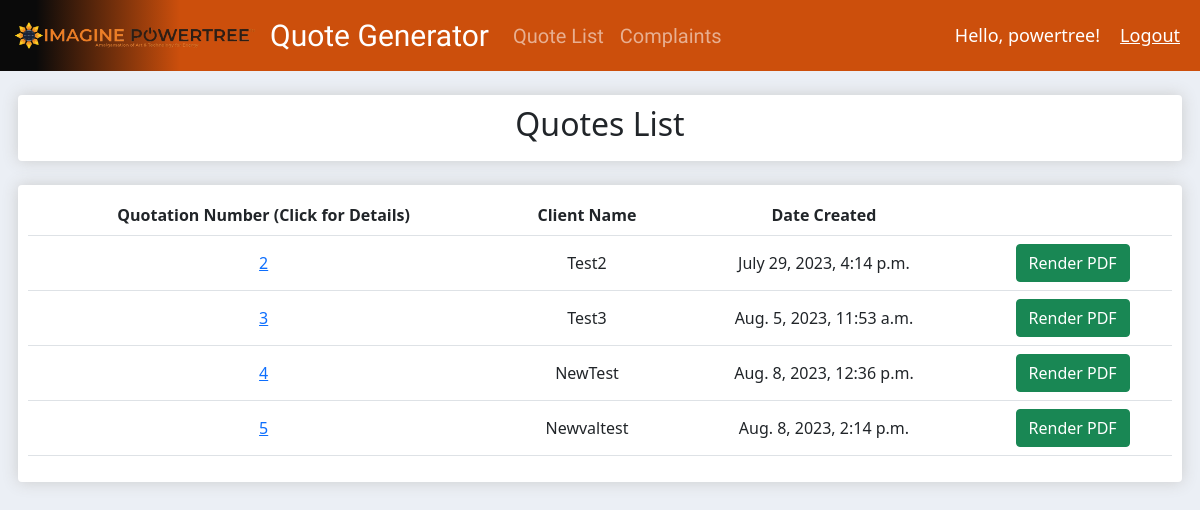
Page /quotelist/ (signed in) on the committed database.
### quoteform/models.py (models this page shows, shortened)
class QuoteDetails(models.Model):
    TREESYSTEMS = (
        ('Solar Rooftop System', 'Solar Rooftop System'),
        ('Solar Gazebo System', 'Solar Gazebo System'),
        ('Solar Hybrid System', 'Solar Hybrid System'),
    )
    MODULES = (
        ('Mono Bifacial - 535/540/545W', 'Mono Bifacial - 535/540/545W'),
        ('Mono Perc - 535/540/545W', 'Mono Perc - 535/540/545W'),
        ('Poly Crystalline - 330/335/340W', 'Poly Crystalline - 330/335/340W'),
    )
    PANELS = (
        ('Rayzon', 'Rayzon'),
        ('Adani', 'Adani'),
        ('Goldi', 'Goldi'),
        ('Waree', 'Waree'),
        ('Pahal', 'Pahal'),
    )
    INVERTERS = (
        ('KSolare', 'KSolare'),
        ('Solaryaan', 'Solaryaan'),
        ('Solis', 'Solis'),
        ('Polycab', 'Polycab'),
        ('Sofar', 'Sofar'),
        ('Sungrow', 'Sungrow'),
        ('GrowWATT', 'GrowWATT'),
    )
    name = models.CharField(max_length = 500, null = True)
    whatsapp = models.CharField(max_length = 15, null = True)
    location = models.CharField(max_length = 100, null = True)
    email = models.CharField(max_length = 100, null = True, blank = True)
    treesystem = models.TextField(max_length = 50, choices = TREESYSTEMS, default = 'Choose Tree System...')
    capacity = models.FloatField(null = True)
    module = models.TextField(max_length = 50, choices = MODULES, default = 'Choose Module...')
    panel = MultiSelectField(choices = PANELS, max_choices = 4, max_length = 100)
    inverter = MultiSelectField(choices = INVERTERS, max_choices = 7, max_length = 100)
    price = models.FloatField(null = True)
    discount = models.IntegerField(default = 0, null = True, blank = True)
    additional = models.FloatField(default = 0, null = True, blank = True)
    revision = models.FloatField(null = True)
    created_date = models.DateTimeField(default = timezone.now, null = True)
    revision_date = models.DateTimeField(auto_now_add = True, null = True)

### quoteform/views.py (the view)
# urls.py: path('quotelist/', views.quoteList, name = "quotelist"),
@login_required(login_url = 'login')
def quoteList(request):
    quotes = QuoteDetails.objects.all().order_by('created_date')
    context = {'quotes': quotes}
    return render(request, 'quoteform/quotelist.html', context)

### quoteform/templates/quoteform/quotelist.html
{% extends 'quoteform/base.html' %}
{% block content %}
{% load static %}
{% include 'quoteform/navbar.html' %}
<br>
<div class="row" style="margin-left: 0.5%; margin-right: 0.5%;">
    <div class="col-lg-12">
        <div class="box-element">
            <h2 style="text-align: center;">Quotes List</h2>
        </div>
        <br>
        <div class="box-element" style="text-align: center;">
            <table class="table align-middle">
                <tbody>
                    <tr>
                        <th>Quotation Number (Click for Details)</th>
                        <th>Client Name</th>
                        <th>Date Created</th>
                        <th></th>
                    </tr>
                    {% for quote in quotes %}
                    <tr>
                        <td><a href="{% url 'quotedetail' pk=quote.pk %}">{{quote.id}}</a></td>
                        <td>{{quote.name}}</td>
                        <td>{{quote.created_date}}</td>
                        <td><a style="text-decoration: none; color: white;" href="{% url 'renderpdf' pk=quote.pk %}"><button class="btn btn-success">Render PDF</button></a></td>
                    </tr>
                    {% endfor %}
                </tbody>
            </table>
        </div>
    </div>
</div>
{% endblock %}

### quoteform/templates/quoteform/navbar.html (shortened to what this page needs)
{% load static %}
<nav class="navbar navbar-expand-lg navbar-dark navbar-expand" style= "background: linear-gradient(90deg, rgb(10, 10, 10) 3%, rgb(204, 79, 12) 15%)" >
    <img src="{% static '/images/PowerTreeLogo.png' %} " width="20%" height="20%" style="margin-left: 15px; margin-right: 15px;">
    <a class="navbar-brand" style="text-align: center; font-family: 'Ubuntu', sans-serif; font-size: 30px; text-align: center;" href="{% url 'quoteform' %}">Quote Generator</a>
    <div class="collapse navbar-collapse" id="navbarNav">
        <ul class="navbar-nav">
          <li class="nav-item active" style="text-align: center; font-family: 'Ubuntu', sans-serif; font-size: 20px; text-align: center; color: #ffffff;">
            <a class="nav-link" href="{% url 'quotelist' %}">Quote List</a>
          </li>
          <li class="nav-item active" style="text-align: center; font-family: 'Ubuntu', sans-serif; font-size: 20px; text-align: center; color: #ffffff;">
            <a class="nav-link" href="{% url 'showcsv' %}">Complaints</a>
          </li>
        </ul>
    </div>
    <span class="hello-msg">Hello, {{request.user}}!</span>
    <span><a class="hello-msg" href="{% url 'logout' %}">Logout</a></span>
</nav>

### static/css/main.css (style rules this page uses)
html { margin: 0; padding: 0; }
body { background-color: #ebeff5; margin: 0; padding: 0; }
.box-element { box-shadow:hsl(0, 0%, 80%) 0 0 16px; background-color: #fff; border-radius: 4px; padding: 10px; }

### quoteform/templates/quoteform/navbar.html (style rules this page uses)
.hello-msg { font-size: 18px; color: #ffffff; margin-right: 20px; }

### rows in the picture
QuoteDetails: id "2", name "Test2", created_date "July 29, 2023, 4:14 p.m."
QuoteDetails: id "3", name "Test3", created_date "Aug. 5, 2023, 11:53 a.m."
QuoteDetails: id "4", name "NewTest", created_date "Aug. 8, 2023, 12:36 p.m."
QuoteDetails: id "5", name "Newvaltest", created_date "Aug. 8, 2023, 2:14 p.m."

### other values in the picture
{{ request.user }} "powertree"
